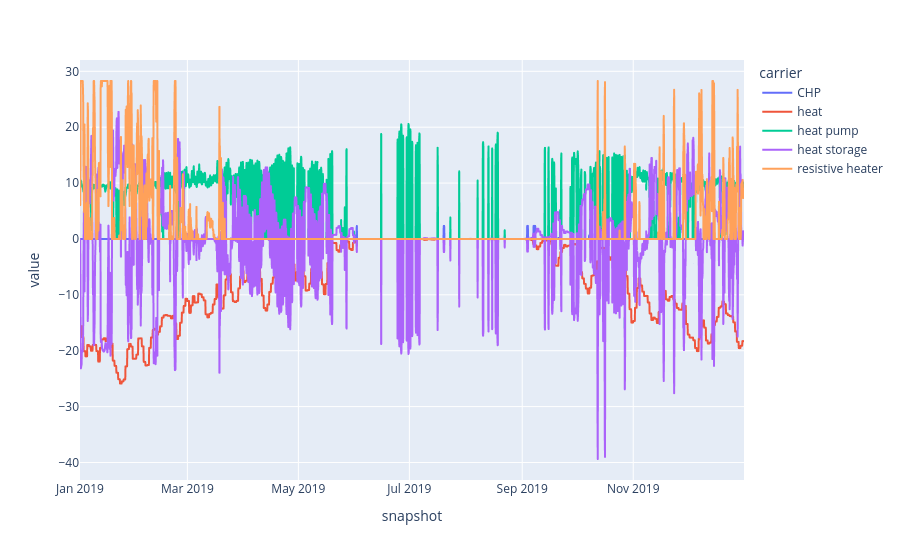

The notebook cell this image was saved under:
### Markdown cell above
The heat energy balance as a time series:

### Code cell
n.statistics.energy_balance(aggregate_time=False, bus_carrier='heat').div(1e3).groupby("carrier").sum().T.plot()

### Figure 1 — Plotly figure (JSON) as saved in the notebook; plotly's stock layout.template omitted (floating-point values rounded to 4 significant figures; data arrays with more than 128 entries replaced by an {"elided": "..."} marker saying what was removed)
{"data": [{"hovertemplate": "carrier=CHP<br>snapshot=%{x}<br>value=%{y}<extra></extra>", "legendgroup": "CHP", "line": {"color": "#636efa", "dash": "solid"}, "marker": {"symbol": "circle"}, "mode": "lines", "name": "CHP", "showlegend": true, "type": "scattergl", "x": {"elided": "2920 str values"}, "xaxis": "x", "y": {"elided": "2920 float values"}, "yaxis": "y"}, {"hovertemplate": "carrier=heat<br>snapshot=%{x}<br>value=%{y}<extra></extra>", "legendgroup": "heat", "line": {"color": "#EF553B", "dash": "solid"}, "marker": {"symbol": "circle"}, "mode": "lines", "name": "heat", "showlegend": true, "type": "scattergl", "x": {"elided": "2920 str values"}, "xaxis": "x", "y": {"elided": "2920 float values"}, "yaxis": "y"}, {"hovertemplate": "carrier=heat pump<br>snapshot=%{x}<br>value=%{y}<extra></extra>", "legendgroup": "heat pump", "line": {"color": "#00cc96", "dash": "solid"}, "marker": {"symbol": "circle"}, "mode": "lines", "name": "heat pump", "showlegend": true, "type": "scattergl", "x": {"elided": "2920 str values"}, "xaxis": "x", "y": {"elided": "2920 float values"}, "yaxis": "y"}, {"hovertemplate": "carrier=heat storage<br>snapshot=%{x}<br>value=%{y}<extra></extra>", "legendgroup": "heat storage", "line": {"color": "#ab63fa", "dash": "solid"}, "marker": {"symbol": "circle"}, "mode": "lines", "name": "heat storage", "showlegend": true, "type": "scattergl", "x": {"elided": "2920 str values"}, "xaxis": "x", "y": {"elided": "2920 float values"}, "yaxis": "y"}, {"hovertemplate": "carrier=resistive heater<br>snapshot=%{x}<br>value=%{y}<extra></extra>", "legendgroup": "resistive heater", "line": {"color": "#FFA15A", "dash": "solid"}, "marker": {"symbol": "circle"}, "mode": "lines", "name": "resistive heater", "showlegend": true, "type": "scattergl", "x": {"elided": "2920 str values"}, "xaxis": "x", "y": {"elided": "2920 float values"}, "yaxis": "y"}], "layout": {"legend": {"title": {"text": "carrier"}, "tracegroupgap": 0}, "margin": {"t": 60}, "xaxis": {"anchor": "y", "domain": [0, 1], "title": {"text": "snapshot"}}, "yaxis": {"anchor": "x", "domain": [0, 1], "title": {"text": "value"}}}}
